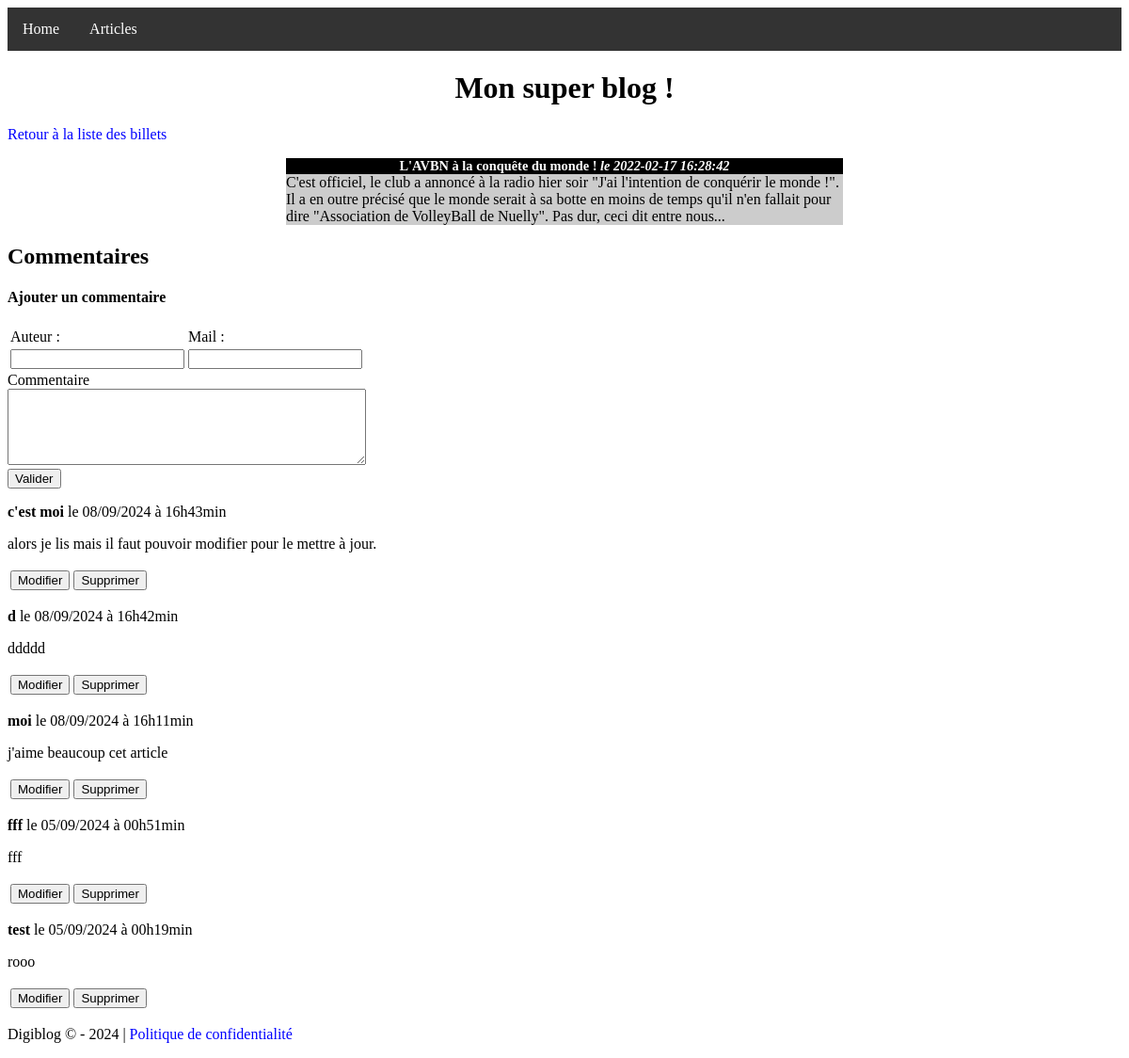
Before: /index.php?page=post&id_post=2 with the older database file.
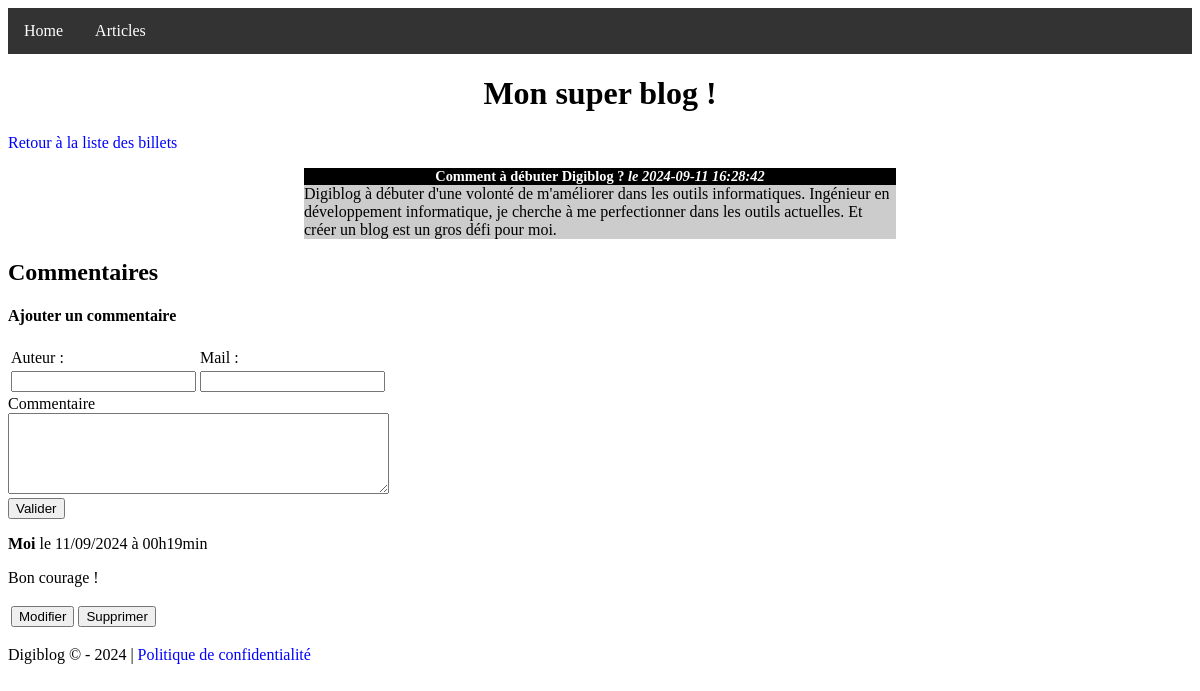
After: the same page with the newer database file.
### tables this page shows
CREATE TABLE IF NOT EXISTS `posts` (
  `id` int NOT NULL AUTO_INCREMENT,
  `title` varchar(255) NOT NULL,
  `content` text NOT NULL,
  `creation_date` datetime NOT NULL,
  PRIMARY KEY (`id`)
);

CREATE TABLE IF NOT EXISTS `comments` (
  `id` int NOT NULL AUTO_INCREMENT,
  `post_id` int NOT NULL,
  `author` varchar(255) NOT NULL,
  `mail` varchar(50) NOT NULL,
  `comment` text NOT NULL,
  `comment_date` datetime NOT NULL,
  PRIMARY KEY (`id`)
);

### index.php (called while the page is built, shortened)
<?php
require './router.php';
require './views/layout.php';

### models/connection.php (called while the page is built, shortened)
<?php
function dbConnect()
{
  $db = new PDO(
    "mysql:host=" . DB_CONFIG['host'] . ";port=" . DB_CONFIG['port'] . ";dbname=" . DB_CONFIG['dbname'],
    DB_CONFIG['username'],
    DB_CONFIG['password']
  );
  $db->setAttribute(PDO::ATTR_DEFAULT_FETCH_MODE, PDO::FETCH_ASSOC);
  $db->exec('SET NAMES utf8');
  return $db;
}

### models/postManager.php (called while the page is built, shortened)
<?php
require_once './models/connection.php';
function GetPost(int $id): array
{
  $sql = "SELECT * FROM posts WHERE id = ?";
  $query = dbConnect()->prepare($sql);
  $query->bindParam(1, $id, PDO::PARAM_INT);
  $query->execute();
  $article = $query->fetch();
  return $article;
}

### controllers/post/postController.php (called while the page is built, shortened)
<?php
require_once './models/postManager.php';
require_once './models/commentManager.php';
$post = GetPost($_GET['id_post']);
$comments = GetComments($_GET['id_post']);

### router.php (called while the page is built, shortened)
<?php
$availableRouteNames = array_keys(AVAILABLE_ROUTES);
if (isset($_GET['page']) && in_array($_GET['page'], $availableRouteNames, true)) {
  $controller = AVAILABLE_ROUTES[$_GET['page']];
} else {
  $controller = DEFAULT_ROUTE;
}
require './controllers/' . $controller;

### models/commentManager.php (called while the page is built, shortened)
<?php
require_once './models/connection.php';
function GetComments($postId)
{
  $comments = dbConnect()->prepare('SELECT id, author,mail, comment, DATE_FORMAT(comment_date, \'%d/%m/%Y à %Hh%imin\') AS comment_date_fr FROM comments WHERE post_id = ? ORDER BY comment_date DESC');
  $comments->execute(array($postId));
  return $comments;
}

### views/pages/post/show_post.php (the view, shortened to what this page needs)
<!DOCTYPE html>
<html lang="fr">
<head>
</head>
<body>
  <h1>Mon super blog !</h1>
  <p><a href="index.php">Retour à la liste des billets</a></p>
  <div class="news">
    <h3>
      <?= htmlspecialchars($post['title']) ?>
      <em>le <?= $post['creation_date'] ?></em>
    </h3>
    <p>
      <?= nl2br(htmlspecialchars($post['content'])) ?>
    </p>
  </div>
  <h2>Commentaires</h2>
  <div id="frmAddComment">
    <h4>Ajouter un commentaire</h4>
    <form action="index.php?action=addComment&id_post=<?= $post['id'] ?>" method="post">
      <table>
        <tr>
          <td>
            <label for="author">Auteur :</label>
          </td>
          <td>
            <label for="mail">Mail :</label>
          </td>
        </tr>
        <tr>
          <td>
            <input type="text" id="author" name="author" />
          </td>
          <td>
            <input type="text" id="mail" name="mail" />
          </td>
        </tr>
      </table>
      <div>
        <label for="comment">Commentaire</label><br />
        <textarea id="comment" name="comment" cols=45 rows=5></textarea>
      </div>
      <div>
        <input type="submit" value="Valider" />
      </div>
    </form>
  </div>
  <?php
  while ($comment = $comments->fetch()) {
  ?>
    <p><strong><?= htmlspecialchars($comment['author']) ?></strong> le <?= $comment['comment_date_fr'] ?></p>
    <p><?= nl2br(htmlspecialchars($comment['comment'])) ?></p>
    <table>
      <tr>
        <td>
          <form method="POST">
            <input type="submit" id="submit" name="submit" value="Modifier" />
          </form>
        </td>
        <td>
          <form method="POST" action="'index.php?action=removeComment&id_post=<?= $post['id'] ?>&id_comment=<?= $comment['id'] ?>'">
            <input type="submit" id="submit" name="submit" value="Supprimer" />
          </form>
        </td>
      </tr>
    </table>
  <?php
  }
  ?>
</body>
</html>

### views/layout.php (shortened to what this page needs)
<!DOCTYPE html>
<html lang="fr">
<head>
  <link href="./public/css/style.css" rel="stylesheet">
  <link href="./public/css/green-nav.css" rel="stylesheet">
</head>
<body>
  <?php require './views/partials/_header.php'; ?>
  <main>
    <?php require($template); ?>
  </main>
  <?php require './views/partials/_footer.php'; ?>
</body>
</html>

### views/partials/_header.php
<header>
  <nav>
    <ul>
      <li><a href="?page=home">Home</a></li>
      <li><a href="?page=list_posts">Articles</a></li>
    </ul>
  </nav>
</header>

### views/partials/_footer.php
<footer>
  <p>Digiblog &copy; - 2024 | <a href="index.php?page=privacy_policy">Politique de confidentialité</a></p>
</footer>

### public/css/style.css (style rules this page uses)
h1, h3 { text-align: center; }
h3 { background-color: black; color: white; font-size: 0.9em; margin-bottom: 0px; }
.news p { background-color: #cccccc; margin-top: 0px; }
.news { width: 50%; margin: auto; }
a { text-decoration: none; color: blue; }

### public/css/green-nav.css (style rules this page uses)
ul { list-style-type: none; margin: 0; padding: 0; overflow: hidden; background-color: #333; }
li { float: left; }
li a { display: block; color: white; text-align: center; padding: 14px 16px; text-decoration: none; }

Changed rows visible on the page:
removed comments: author "c'est moi", comment_date_fr "08/09/2024 à 16h43min", comment "alors je lis mais il faut pouvoir modifier pour le mettre à jour."
removed comments: author "d", comment_date_fr "08/09/2024 à 16h42min", comment "ddddd"
removed comments: author "moi", comment_date_fr "08/09/2024 à 16h11min", comment "j'aime beaucoup cet article"
removed comments: author "fff", comment_date_fr "05/09/2024 à 00h51min", comment "fff"
removed comments: author "test", comment_date_fr "05/09/2024 à 00h19min", comment "rooo"
changed posts: title "L'AVBN à la conquête du monde !" → "Comment à débuter Digiblog ?"; creation_date "2022-02-17 16:28:42" → "2024-09-11 16:28:42"; content "C'est officiel, le club a annoncé à la radio hier soir \"J'ai l'intention de conquérir le monde !\". Il a en outre précisé que le monde serait à sa botte en moins de temps qu'il n'en fallait pour dire \"Association de VolleyBall de Nuelly\". Pas dur, ceci dit entre nous..." → "Digiblog à débuter d'une volonté de m'améliorer dans les outils informatiques. Ingénieur en développement informatique, je cherche à me perfectionner dans les outils actuelles. Et créer un blog est un gros défi pour moi."
added comments: author "Moi", comment_date_fr "11/09/2024 à 00h19min", comment "Bon courage !"
